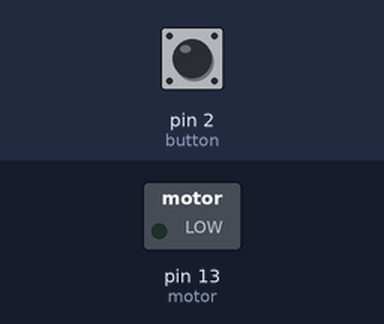
Recording of a sketch running on a simulated Arduino Uno, built with avr-gcc and run on an emulated ATmega328P. On the bench: switched loads named in the sketch (green lamp = pin HIGH). The test bench sets the inputs (shaded band); at power-on: pin 2 (button) HIGH.

Above: at 1.2 s.
1.3 s: pin 2 (button) pulled LOW for 0.15 s
At 2.4 s:
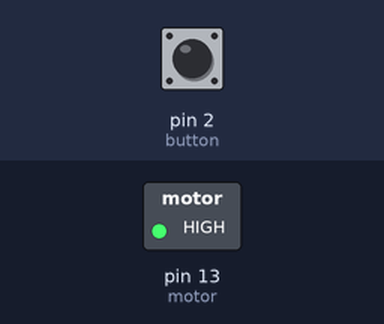
4.3 s: pin 2 (button) pulled LOW for 3.2 s
At 9.3 s:
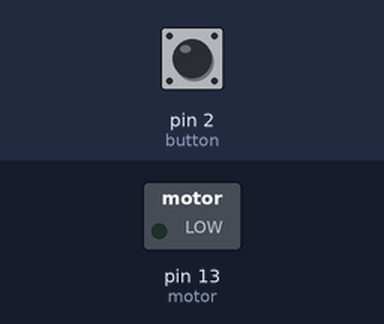
Timing chart, 0 to 10.8 s (numbered marks = the images above; inputs shaded):
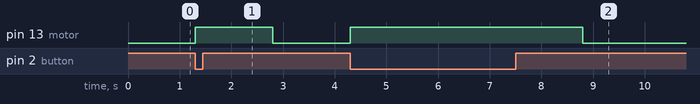

The sketch:

turn_motor.ino
```cpp
int button = 2; //assigning pin number to button
int motor = 13; //assigning pin number to motor
int sob = 0;
//int x = 1; //uncomment these when u want to use
//int v = 0;
void setup() {
  pinMode (13, OUTPUT);
  pinMode (2,INPUT);
  digitalWrite(2, HIGH);
}

void loop() {
  sob = digitalRead(button);
  if (sob == LOW){
    digitalWrite(motor,HIGH);
    delay (1500);
  }
  else{
    digitalWrite(motor,LOW);
  }
}

 /*
ok so i decided to do one with analogWrite but just in case it breaks anything i decided to put it here and u can test it at ur own risk (v1)
 void loop() {
   sob = digitalRead(button);
   do
   {
     analogWrite(motor, 51);
     delay(1000);
     analogWrite(motor, 102);
     delay(1000);
     analogWrite(motor, 153);
     delay(1000);
     analogWrite(motor, 204);
     delay(1000);
     analogWrite(motor, 255);
   }  while (sob == LOW);
   else {
     analogWrite(motor, 0);
   }
 }
  */

  /*
   //ok different version not tested also because i no arduino but it might or might not work idk (v2)
   void loop() {
   sob = digitalRead(button);
   do //what this loop should be doing is everytime x is less than 5, the thing will add 1 to x and x multiplied by 51 is equals to the analogwrite value so v is stands for value
   {
   x * 51 = v; //so now first loop x = 1, 1 * 51 = 51. v is now 51 too.
   analogWrite(motor, v); //v is now 51 so when analogWrite outputs a voltage, its 1volt as (51 = 1v, 255 = 5v idk why but ok)
   delay(1000); //delay so you might be able to see it slowly speed up
   x = x + 1; //now once the motor is moving, we add 1 to x so now x = 2 on second loop
   }  while(sob == LOW or x < 5) //so here comes the fun part, while the button state is turned on the loop runs untill x is 5!
   else { //if the button is not pressed, then we just turn off motor, and reset x to 1
    analogWrite(motor, 0);
    x = 1;
    }
   }
   */
```

Measured:
- after the input at 1.3 s, pin 13 (motor): LOW → HIGH at once, → LOW 1.5 s later
- after the input at 4.3 s, pin 13 (motor): LOW → HIGH at once, → LOW 4.5 s later
